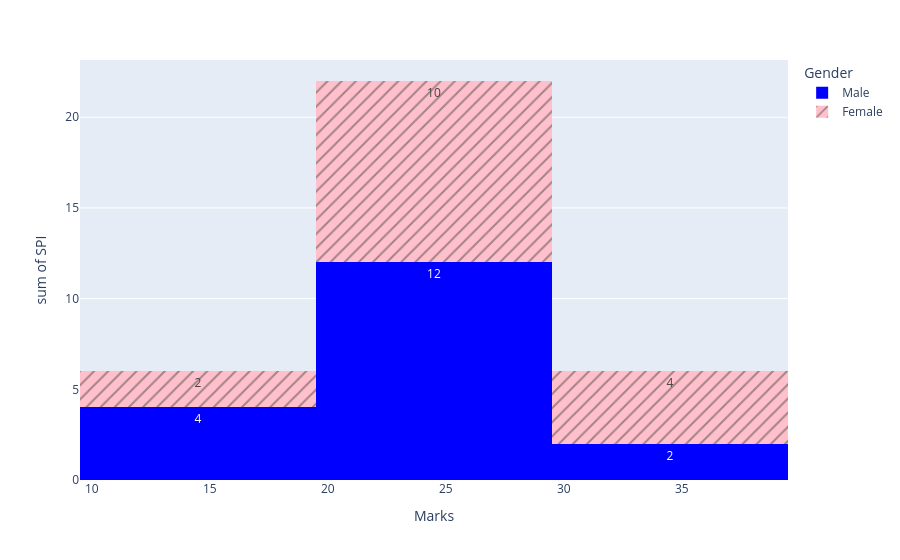

This figure's notebook cell:
### Code cell
import plotly.express as px
import pandas as pd 

data={
    'Marks':[10,10,10,20,20,20,20,30,30,30],
    'Gender':['Male','Female','Male','Female','Male','Female','Male','Female','Male','Female'],
    "SPI":[1,2,3,4,5,6,7,1,2,3]
}
df=pd.DataFrame(data)
fig=px.histogram(df,
           x="Marks",
           y="SPI",      
           nbins=3,
           color='Gender',
           pattern_shape="Gender",
           text_auto=True,
           histfunc='sum',      
           color_discrete_sequence=['Blue','pink']
          )
fig.show()

### Figure 1 — Plotly figure (JSON) as saved in the notebook; plotly's stock layout.template omitted (floating-point values rounded to 4 significant figures)
{"data": [{"bingroup": "x", "histfunc": "sum", "hovertemplate": "Gender=Male<br>Marks=%{x}<br>sum of SPI=%{y}<extra></extra>", "legendgroup": "Male", "marker": {"color": "Blue", "pattern": {"shape": ""}}, "name": "Male", "nbinsx": 3, "orientation": "v", "showlegend": true, "texttemplate": "%{value}", "type": "histogram", "x": [10, 10, 20, 20, 30], "xaxis": "x", "y": [1, 3, 5, 7, 2], "yaxis": "y"}, {"bingroup": "x", "histfunc": "sum", "hovertemplate": "Gender=Female<br>Marks=%{x}<br>sum of SPI=%{y}<extra></extra>", "legendgroup": "Female", "marker": {"color": "pink", "pattern": {"shape": "/"}}, "name": "Female", "nbinsx": 3, "orientation": "v", "showlegend": true, "texttemplate": "%{value}", "type": "histogram", "x": [10, 20, 20, 30, 30], "xaxis": "x", "y": [2, 4, 6, 1, 3], "yaxis": "y"}], "layout": {"barmode": "relative", "legend": {"title": {"text": "Gender"}, "tracegroupgap": 0}, "margin": {"t": 60}, "xaxis": {"anchor": "y", "domain": [0, 1], "title": {"text": "Marks"}}, "yaxis": {"anchor": "x", "domain": [0, 1], "title": {"text": "sum of SPI"}}}}
